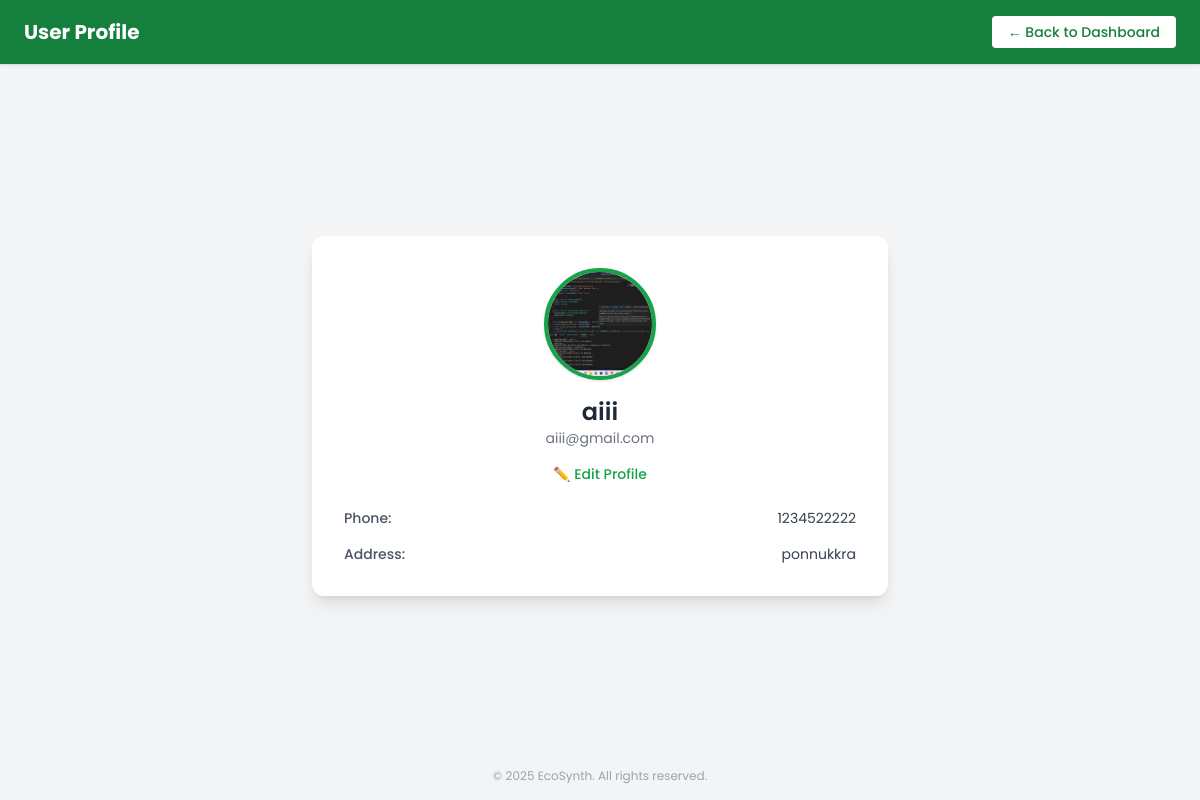
The page /uprofile/ (signed in) on the database as committed earlier.
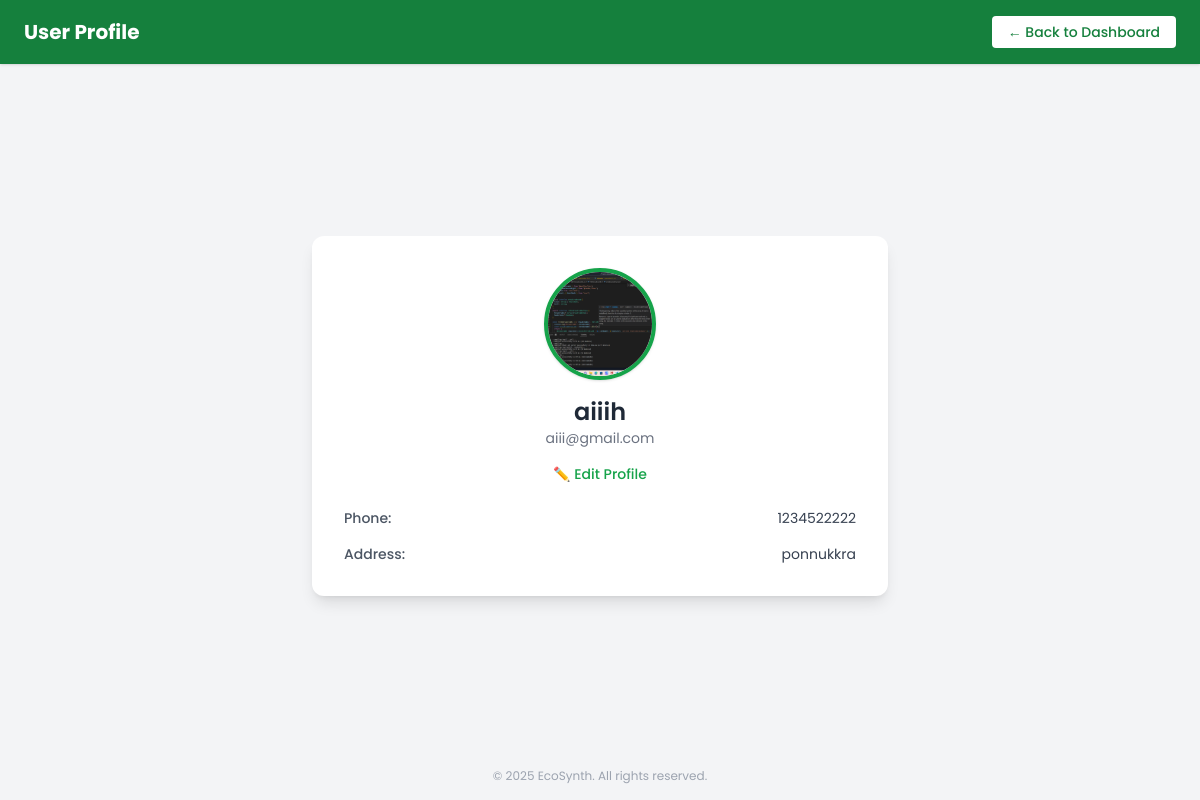
The same page on the database as committed later.
### EcoSynth/models.py (models this page shows, shortened)
class uregistration(models.Model):
    name = models.CharField(max_length=100)
    age = models.IntegerField()
    email = models.EmailField()  # Add this
    phone = models.CharField(max_length=15)
    address = models.TextField()
    password = models.CharField(max_length=100,)
    profile_pic = models.FileField(upload_to='profile_pics/')
    points = models.IntegerField(default=0)

### EcoSynth/views.py (the view)
# urls.py: path('uprofile/', views.uprofile, name='uprofile'),
def uprofile(request):
    user_id = request.session.get('user_id')
    user = uregistration.objects.get(id=user_id)
    return render(request, 'uprofile.html', {'user': user})

### EcoSynth/templates/uprofile.html (shortened to what this page needs)
{% load static %}
<!DOCTYPE html>
<html lang="en">
<head>
  <script src="https://cdn.tailwindcss.com"></script>
</head>
<body class="bg-gray-100 min-h-screen flex flex-col">
  <div class="bg-green-700 text-white py-4 px-6 flex justify-between items-center shadow">
    <h1 class="text-xl font-bold">User Profile</h1>
    <a href="{% url 'udashboard' %}" class="bg-white text-green-700 px-4 py-1.5 rounded hover:bg-gray-100 text-sm font-medium">← Back to Dashboard</a>
  </div>
  <div class="flex justify-center items-center flex-grow px-4 py-10">
    <div class="bg-white rounded-xl shadow-lg p-8 max-w-xl w-full">
      <div class="flex flex-col items-center text-center">
        <img src="{{ user.profile_pic.url }}" class="w-28 h-28 rounded-full border-4 border-green-600 shadow mb-4 object-cover" alt="Profile Picture">
        <h2 class="text-2xl font-semibold text-gray-800">{{ user.name }}</h2>
        <p class="text-sm text-gray-500 mb-2">{{ user.email }}</p>
        <a href="{% url 'ueditprofile' %}" class="mt-2 text-green-600 hover:underline text-sm font-medium">✏️ Edit Profile</a>
      </div>
      <div class="mt-6 space-y-4 text-gray-700 text-sm">
        <div class="flex justify-between">
          <span class="font-medium text-gray-600">Phone:</span>
          <span>{{ user.phone }}</span>
        </div>
        <div class="flex justify-between">
          <span class="font-medium text-gray-600">Address:</span>
          <span class="text-right">{{ user.address }}</span>
        </div>
      </div>
    </div>
  </div>
  <footer class="text-center text-xs text-gray-400 pb-4">
    &copy; 2025 EcoSynth. All rights reserved.
  </footer>
</body>
</html>

Rows that differ between the two databases and show on the page:
changed uregistration "aiii@gmail.com": name "aiii" → "aiiih"
